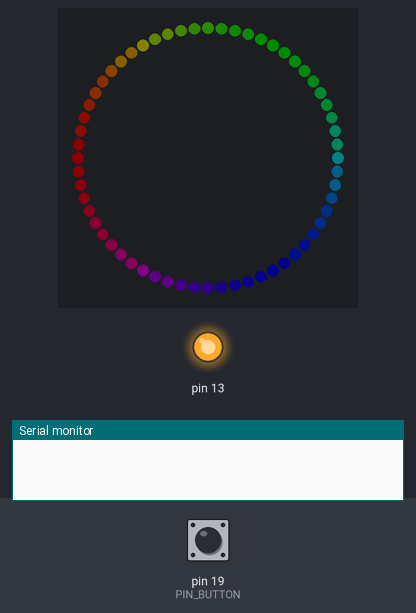
Recording of a sketch running on a simulated Arduino Mega 2560, built with avr-gcc and run on an emulated ATmega2560. On the bench: 60 RGB LEDs in a ring, first at the top, clockwise, output pins drawn as LEDs (lit = HIGH), the last lines printed to the serial monitor. Inputs (shaded band) come from the test bench; at power-on: pin 19 (PIN_BUTTON) HIGH. Dim RGB values are drawn brighter than linear; the strip is taken to match the declared colour order.

Above: at 1.2 s.
1.3 s: pin 19 (PIN_BUTTON) pulled LOW for 0.15 s
At 4.2 s:
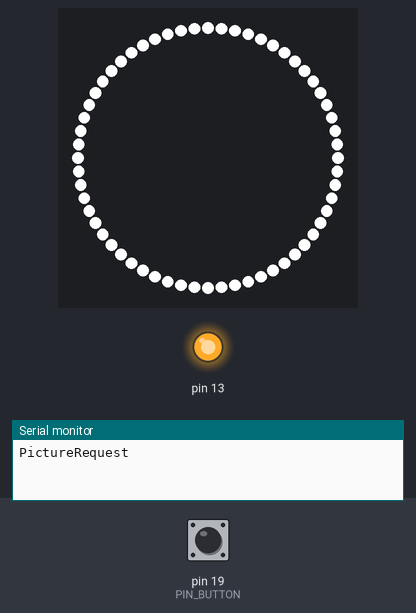
5.0 s: pin 19 (PIN_BUTTON) pulled LOW for 3.2 s
At 12.5 s:
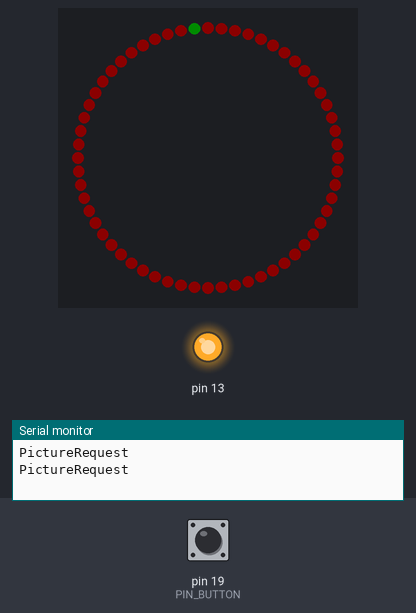

Measured:
- after the input at 1.3 s, the LEDs: first change after 0.06 s (image 1 shows a later state)
- what the display in image 1 shows lasts 0.6 s, from 3.8 s to 4.4 s

The sketch:

Photobooth.ino
```cpp
#include <Adafruit_NeoPixel.h>
#ifdef __AVR__
  #include <avr/power.h>
#endif

#define PIN_LEDRINGFLASH 22
#define PIN_BUTTON 19

// Pattern types supported:
enum  pattern { NONE, RAINBOW_CYCLE, THEATER_CHASE, COLOR_WIPE, SCANNER, FADE, FLASH };
// Patern directions supported:
enum  direction { FORWARD, REVERSE };

// NeoPattern Class - derived from the Adafruit_NeoPixel class
class NeoPatterns : public Adafruit_NeoPixel
{
    public:

    // Member Variables:
    pattern  ActivePattern;  // which pattern is running
    direction Direction;     // direction to run the pattern

    unsigned long Interval;   // milliseconds between updates
    unsigned long lastUpdate; // last update of position

    int Brightness = 12;

    uint32_t Color1, Color2;  // What colors are in use
    uint16_t TotalSteps;  // total number of steps in the pattern
    uint16_t Index;  // current step within the pattern

    void (*OnComplete)();  // Callback on completion of pattern

    // Constructor - calls base-class constructor to initialize strip
    NeoPatterns(uint16_t pixels, uint8_t pin, uint8_t type, void (*callback)())
    :Adafruit_NeoPixel(pixels, pin, type)
    {
        setBrightness(Brightness);
        OnComplete = callback;
    }

    // Update the pattern
    void Update()
    {
        if((millis() - lastUpdate) > Interval) // time to update
        {
            lastUpdate = millis();
            switch(ActivePattern)
            {
                case RAINBOW_CYCLE:
                    RainbowCycleUpdate();
                    break;
                case THEATER_CHASE:
                    TheaterChaseUpdate();
                    break;
                case COLOR_WIPE:
                    ColorWipeUpdate();
                    break;
                case SCANNER:
                    ScannerUpdate();
                    break;
                case FADE:
                    FadeUpdate();
                    break;
                case FLASH:
//                    ActivePattern = RAINBOW_CYCLE;
//                    Interval = 10;
//                    RainbowCycleUpdate();
                    //RainbowCycle(10,FORWARD);
                    setBrightness(Brightness);
                    OnComplete();
                    break;
                default:
                    break;
            }
        }
    }

    // Increment the Index and reset at the end
    void Increment()
    {
        if (Direction == FORWARD)
        {
           Index++;
           if (Index == 55 && ActivePattern == COLOR_WIPE && Red(Color1) == 0) {
                   Serial.println("PictureRequest");
           }
           if (Index >= TotalSteps)
            {
                Index = 0;
                if (OnComplete != NULL)
                {
                    OnComplete(); // call the comlpetion callback
                }
            }
        }
        else // Direction == REVERSE
        {
            --Index;
            if (Index <= 0)
            {
                Index = TotalSteps-1;
                if (OnComplete != NULL)
                {
                    OnComplete(); // call the comlpetion callback
                }
            }
        }
    }

    // Reverse pattern direction
    void Reverse()
    {
        if (Direction == FORWARD)
        {
            Direction = REVERSE;
            Index = TotalSteps-1;
        }
        else
        {
            Direction = FORWARD;
            Index = 0;
        }
    }

    // Initialize for a RainbowCycle
    void RainbowCycle(uint8_t interval)
    {
        ActivePattern = RAINBOW_CYCLE;
        Interval = interval;
        TotalSteps = 255;
        Index = 0;
    }

    // Update the Rainbow Cycle Pattern
    void RainbowCycleUpdate()
    {
        for(int i=0; i< numPixels(); i++)
        {
            setPixelColor(i, Wheel(((i * 256 / numPixels()) + Index) & 255));
        }
        show();
        Increment();
    }

    // Draw PowerReviews logo
    void PowerReviews()
    {
        for(int i=0; i< 5; i++)
        {
            setPixelColor(i, Color(255,0,0,0));
        }
        for(int i=5; i< 16; i++)
        {
            setPixelColor(i, Color(10,0,255,0));
        }
        for(int i=16; i< 30; i++)
        {
            setPixelColor(i, Color(140,255,0,0));
        }
        for(int i=30; i< 50; i++)
        {
            setPixelColor(i, Color(206,135,250,0));
        }
        for(int i=50; i< 56; i++)
        {
            setPixelColor(i, Color(0,255,0,0));
        }
        for(int i=56; i< 60; i++)
        {
            setPixelColor(i, Color(255,0,0,0));
        }

        show();

        delay(10000);


    }

    // Initialize for a Theater Chase
    void TheaterChase(uint32_t color1, uint32_t color2, uint8_t interval, direction dir = FORWARD)
    {
        ActivePattern = THEATER_CHASE;
        Interval = interval;
        TotalSteps = numPixels();
        Color1 = color1;
        Color2 = color2;
        Index = 0;
        Direction = dir;
   }

    // Update the Theater Chase Pattern
    void TheaterChaseUpdate()
    {
        for(int i=0; i< numPixels(); i++)
        {
            if ((i + Index) % 3 == 0)
            {
                setPixelColor(i, Color1);
            }
            else
            {
                setPixelColor(i, Color2);
            }
        }
        show();
        Increment();
    }

    // Initialize for a ColorWipe
    void ColorWipe(uint32_t color, uint8_t interval, direction dir = FORWARD)
    {
        ActivePattern = COLOR_WIPE;
        Interval = interval;
        TotalSteps = numPixels();
        Color1 = color;
        Index = 0;
        Direction = dir;
    }

    // Update the Color Wipe Pattern
    void ColorWipeUpdate()
    {
        setPixelColor(Index, Color1);
        show();
        Increment();
    }

    // Initialize for a SCANNNER
    void Scanner(uint32_t color1, uint8_t interval)
    {
        ActivePattern = SCANNER;
        Interval = interval;
        TotalSteps = (numPixels() - 1) * 2;
        Color1 = color1;
        Index = 0;
    }

    // Update the Scanner Pattern
    void ScannerUpdate()
    {
        for (int i = 0; i < numPixels(); i++)
        {
            if (i == Index)  // Scan Pixel to the right
            {
                 setPixelColor(i, Color1);
            }
            else if (i == TotalSteps - Index) // Scan Pixel to the left
            {
                 setPixelColor(i, Color1);
            }
            else // Fading tail
            {
                 setPixelColor(i, DimColor(getPixelColor(i)));
            }
        }
        show();
        Increment();
    }

    // Initialize for a Fade
    void Fade(uint32_t color1, uint32_t color2, uint16_t steps, uint8_t interval, direction dir = FORWARD)
    {
        ActivePattern = FADE;
        Interval = interval;
        TotalSteps = steps;
        Color1 = color1;
        Color2 = color2;
        Index = 0;
        Direction = dir;
    }

    // Update the Fade Pattern
    void FadeUpdate()
    {
        // Calculate linear interpolation between Color1 and Color2
        // Optimise order of operations to minimize truncation error
        uint8_t red = ((Red(Color1) * (TotalSteps - Index)) + (Red(Color2) * Index)) / TotalSteps;
        uint8_t green = ((Green(Color1) * (TotalSteps - Index)) + (Green(Color2) * Index)) / TotalSteps;
        uint8_t blue = ((Blue(Color1) * (TotalSteps - Index)) + (Blue(Color2) * Index)) / TotalSteps;

        ColorSet(Color(red, green, blue));
        show();
        Increment();
    }

    // Calculate 50% dimmed version of a color (used by ScannerUpdate)
    uint32_t DimColor(uint32_t color)
    {
        // Shift R, G and B components one bit to the right
        uint32_t dimColor = Color(Red(color) >> 1, Green(color) >> 1, Blue(color) >> 1);
        return dimColor;
    }

    // All pixels white
    void Flash()
    {
        ActivePattern = FLASH;
        setBrightness(255);

        for (int i = 0; i < numPixels(); i++)
        {
            //setPixelColor(i, Color(255,255,255));
            setPixelColor(i, Color(0,0,0,255));
        }
        setPixelColor(14, Color(255,255,255,0));
        show();
        Interval = 600;
    }
    // Set all pixels to a color (synchronously)
    void ColorSet(uint32_t color)
    {
        for (int i = 0; i < numPixels(); i++)
        {
            setPixelColor(i, color);
        }
        show();
    }

    // Returns the Red component of a 32-bit color
    uint8_t Red(uint32_t color)
    {
        return (color >> 16) & 0xFF;
    }

    // Returns the Green component of a 32-bit color
    uint8_t Green(uint32_t color)
    {
        return (color >> 8) & 0xFF;
    }

    // Returns the Blue component of a 32-bit color
    uint8_t Blue(uint32_t color)
    {
        return color & 0xFF;
    }

    // Input a value 0 to 255 to get a color value.
    // The colours are a transition r - g - b - back to r.
    uint32_t Wheel(byte WheelPos)
    {
        WheelPos = 255 - WheelPos;
        if(WheelPos < 85)
        {
            return Color(255 - WheelPos * 3, 0, WheelPos * 3);
        }
        else if(WheelPos < 170)
        {
            WheelPos -= 85;
            return Color(0, WheelPos * 3, 255 - WheelPos * 3);
        }
        else
        {
            WheelPos -= 170;
            return Color(WheelPos * 3, 255 - WheelPos * 3, 0);
        }
    }
};


void Ring1Complete();

// Define some NeoPatterns for the two rings and the stick
//  as well as some completion routines
NeoPatterns Ring1(60, PIN_LEDRINGFLASH, NEO_RGBW + NEO_KHZ800,&Ring1Complete);

//Adafruit_NeoPixel strip = Adafruit_NeoPixel(60, PIN_LEDRINGFLASH, NEO_RGBW + NEO_KHZ800);
int buttonState = 0;

void setup() {
  //initialize pin 13 to use the built in LED
  pinMode(13, OUTPUT);
  digitalWrite(13, HIGH); //lighting up the built-in led to give proof of life

  //initialize the main blue button to take picture
  pinMode(PIN_BUTTON, INPUT_PULLUP);

  //initialize serial communication with computer
  Serial.begin(9600);

  // Initialize all the pixelStrips
  Ring1.begin();
  Ring1.RainbowCycle(13);

}

void loop() {

  // Update the rings.
  Ring1.Update();

  if (!digitalRead(PIN_BUTTON)&&Ring1.ActivePattern==RAINBOW_CYCLE) {
    delay(50);
    if(!digitalRead(PIN_BUTTON)){
        // Switch Ring1 to ColorWipe pattern
        Ring1.ColorSet(Ring1.Color(0,0,0));
        Ring1.ColorWipe(Ring1.Color(0,0,255),40,FORWARD);
    }
  }

}

// Ring1 Completion Callback
void Ring1Complete()
{
    if (Ring1.ActivePattern == COLOR_WIPE && Ring1.Blue(Ring1.Color1)==255)  // If we just ended the color wipe, flash ring for picture
    {
        Ring1.Flash();
    }
    else if (Ring1.ActivePattern == FLASH)
    {
        Ring1.ColorSet(Ring1.Color(0,255,0));
        Ring1.ColorWipe(Ring1.Color(255,0,0),40,FORWARD);
    }
    else
    {
        Ring1.RainbowCycle(13);
        Ring1.Reverse();
    }
}
```
